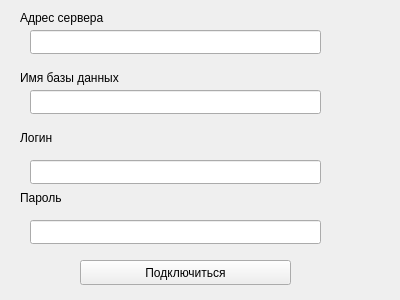
<?xml version="1.0" encoding="UTF-8"?>
<ui version="4.0">
 <class>ConnectionDialog</class>
 <widget class="QWidget" name="ConnectionDialog">
  <property name="geometry">
   <rect>
    <x>0</x>
    <y>0</y>
    <width>400</width>
    <height>300</height>
   </rect>
  </property>
  <property name="windowTitle">
   <string>Form</string>
  </property>
  <widget class="QLineEdit" name="lineEdit">
   <property name="geometry">
    <rect>
     <x>30</x>
     <y>30</y>
     <width>291</width>
     <height>24</height>
    </rect>
   </property>
  </widget>
  <widget class="QLineEdit" name="lineEdit_2">
   <property name="geometry">
    <rect>
     <x>30</x>
     <y>90</y>
     <width>291</width>
     <height>24</height>
    </rect>
   </property>
  </widget>
  <widget class="QLineEdit" name="lineEdit_3">
   <property name="geometry">
    <rect>
     <x>30</x>
     <y>160</y>
     <width>291</width>
     <height>24</height>
    </rect>
   </property>
  </widget>
  <widget class="QLineEdit" name="lineEdit_4">
   <property name="geometry">
    <rect>
     <x>30</x>
     <y>220</y>
     <width>291</width>
     <height>24</height>
    </rect>
   </property>
  </widget>
  <widget class="QPushButton" name="pushButton">
   <property name="geometry">
    <rect>
     <x>80</x>
     <y>260</y>
     <width>211</width>
     <height>25</height>
    </rect>
   </property>
   <property name="text">
    <string>Подключиться</string>
   </property>
  </widget>
  <widget class="QLabel" name="label">
   <property name="geometry">
    <rect>
     <x>20</x>
     <y>10</y>
     <width>151</width>
     <height>16</height>
    </rect>
   </property>
   <property name="text">
    <string>Адрес сервера</string>
   </property>
  </widget>
  <widget class="QLabel" name="label_2">
   <property name="geometry">
    <rect>
     <x>20</x>
     <y>70</y>
     <width>131</width>
     <height>16</height>
    </rect>
   </property>
   <property name="text">
    <string>Имя базы данных</string>
   </property>
  </widget>
  <widget class="QLabel" name="label_3">
   <property name="geometry">
    <rect>
     <x>20</x>
     <y>130</y>
     <width>55</width>
     <height>16</height>
    </rect>
   </property>
   <property name="text">
    <string>Логин</string>
   </property>
  </widget>
  <widget class="QLabel" name="label_4">
   <property name="geometry">
    <rect>
     <x>20</x>
     <y>190</y>
     <width>55</width>
     <height>16</height>
    </rect>
   </property>
   <property name="text">
    <string>Пароль</string>
   </property>
  </widget>
 </widget>
 <resources/>
 <connections/>
</ui>
